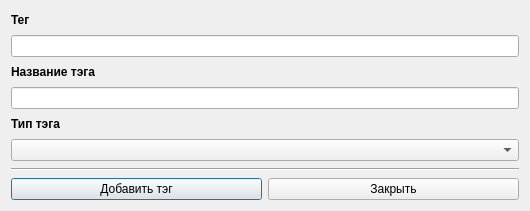
<?xml version="1.0" encoding="UTF-8"?>
<ui version="4.0">
 <class>NedTagDialogWindow</class>
 <widget class="QDialog" name="NedTagDialogWindow">
  <property name="geometry">
   <rect>
    <x>0</x>
    <y>0</y>
    <width>530</width>
    <height>211</height>
   </rect>
  </property>
  <property name="sizePolicy">
   <sizepolicy hsizetype="Preferred" vsizetype="Preferred">
    <horstretch>0</horstretch>
    <verstretch>0</verstretch>
   </sizepolicy>
  </property>
  <property name="baseSize">
   <size>
    <width>0</width>
    <height>0</height>
   </size>
  </property>
  <property name="windowTitle">
   <string>Dialog</string>
  </property>
  <layout class="QVBoxLayout" name="verticalLayout" stretch="0,0,0,0,0,0,0,1,0">
   <property name="bottomMargin">
    <number>9</number>
   </property>
   <item>
    <widget class="QLabel" name="nametag">
     <property name="minimumSize">
      <size>
       <width>0</width>
       <height>0</height>
      </size>
     </property>
     <property name="maximumSize">
      <size>
       <width>16777215</width>
       <height>16</height>
      </size>
     </property>
     <property name="styleSheet">
      <string notr="true">font-weight: bold;</string>
     </property>
     <property name="text">
      <string>&lt;html&gt;&lt;head/&gt;&lt;body&gt;&lt;p&gt;Тег&lt;/p&gt;&lt;/body&gt;&lt;/html&gt;</string>
     </property>
     <property name="textFormat">
      <enum>Qt::AutoText</enum>
     </property>
     <property name="scaledContents">
      <bool>false</bool>
     </property>
    </widget>
   </item>
   <item>
    <widget class="QLineEdit" name="lineedit_nametag">
     <property name="text">
      <string/>
     </property>
    </widget>
   </item>
   <item>
    <widget class="QLabel" name="titletag">
     <property name="minimumSize">
      <size>
       <width>0</width>
       <height>0</height>
      </size>
     </property>
     <property name="maximumSize">
      <size>
       <width>16777215</width>
       <height>16</height>
      </size>
     </property>
     <property name="styleSheet">
      <string notr="true">font-weight: bold;</string>
     </property>
     <property name="text">
      <string>&lt;html&gt;&lt;head/&gt;&lt;body&gt;&lt;p&gt;Название тэга&lt;/p&gt;&lt;/body&gt;&lt;/html&gt;</string>
     </property>
     <property name="textFormat">
      <enum>Qt::AutoText</enum>
     </property>
     <property name="scaledContents">
      <bool>false</bool>
     </property>
    </widget>
   </item>
   <item>
    <widget class="QLineEdit" name="lineedit_titletag">
     <property name="text">
      <string/>
     </property>
    </widget>
   </item>
   <item>
    <widget class="QLabel" name="typetag">
     <property name="minimumSize">
      <size>
       <width>0</width>
       <height>0</height>
      </size>
     </property>
     <property name="maximumSize">
      <size>
       <width>16777215</width>
       <height>16</height>
      </size>
     </property>
     <property name="styleSheet">
      <string notr="true">font-weight: bold;</string>
     </property>
     <property name="text">
      <string>&lt;html&gt;&lt;head/&gt;&lt;body&gt;&lt;p&gt;Тип тэга&lt;/p&gt;&lt;/body&gt;&lt;/html&gt;</string>
     </property>
     <property name="textFormat">
      <enum>Qt::AutoText</enum>
     </property>
     <property name="scaledContents">
      <bool>false</bool>
     </property>
    </widget>
   </item>
   <item>
    <widget class="QComboBox" name="combox_typetag"/>
   </item>
   <item>
    <widget class="Line" name="line">
     <property name="orientation">
      <enum>Qt::Horizontal</enum>
     </property>
    </widget>
   </item>
   <item>
    <layout class="QVBoxLayout" name="vbl_additional_info">
     <property name="spacing">
      <number>0</number>
     </property>
    </layout>
   </item>
   <item>
    <layout class="QHBoxLayout" name="hl_addsaveclose">
     <item>
      <widget class="QPushButton" name="btn_nestag">
       <property name="text">
        <string>Добавить тэг</string>
       </property>
      </widget>
     </item>
     <item>
      <widget class="QPushButton" name="btn_close">
       <property name="text">
        <string>Закрыть</string>
       </property>
       <property name="icon">
        <iconset resource="../../resources.qrc">
         <normaloff>:/icons/resources/icons/close.svg</normaloff>:/icons/resources/icons/close.svg</iconset>
       </property>
      </widget>
     </item>
    </layout>
   </item>
  </layout>
 </widget>
 <resources>
  <include location="../../resources.qrc"/>
 </resources>
 <connections/>
</ui>
